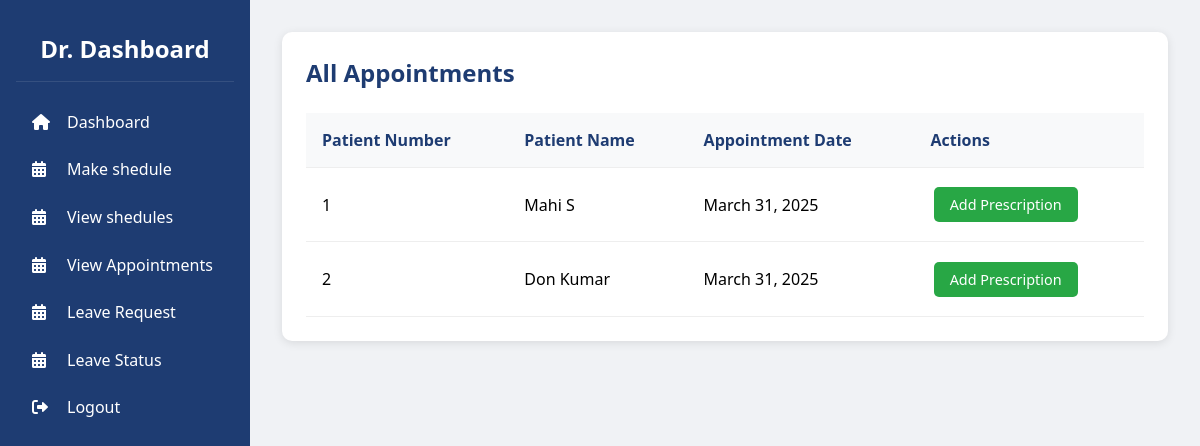
/doctor_appointments/ (signed in), run on an earlier commit of the app's database.
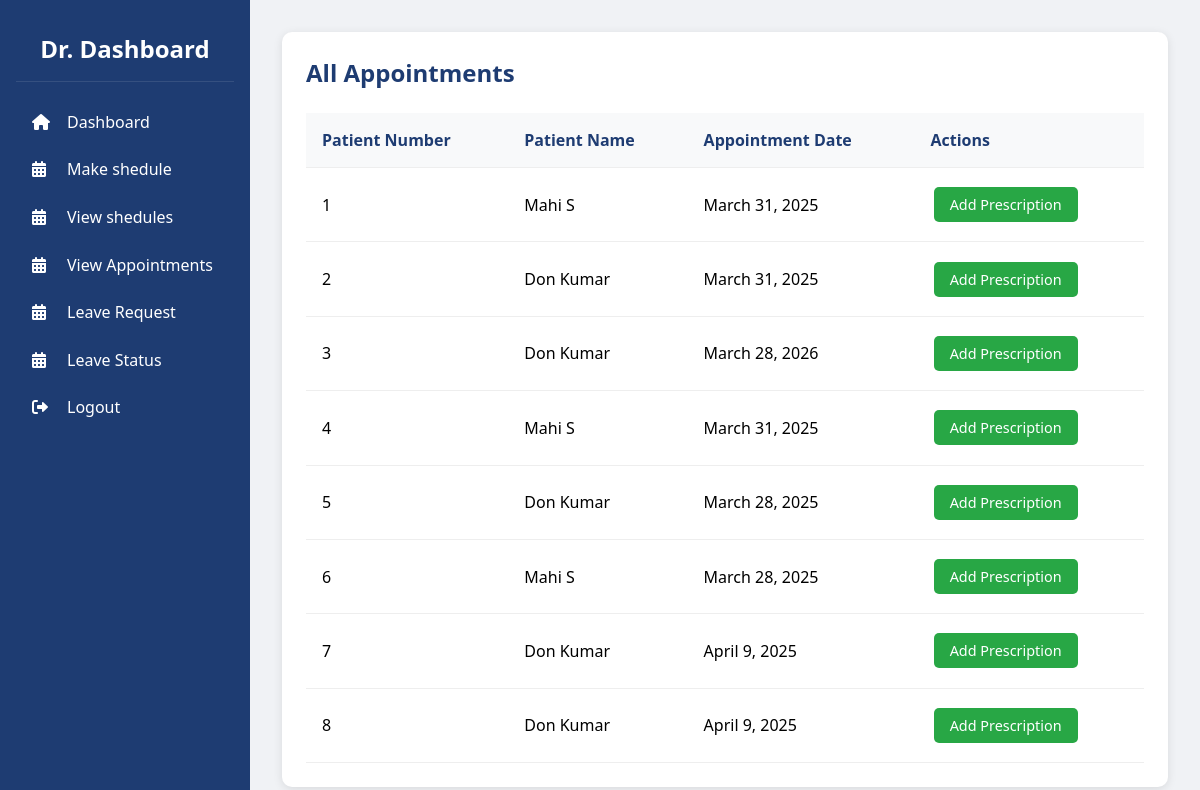
And on a later commit of the database.
### patient/models.py (models this page shows)
class Appointment_s(models.Model):
    userid = models.ForeignKey(user, on_delete=models.CASCADE, related_name='patient_appointments')
    doctorid = models.ForeignKey(user, on_delete=models.CASCADE, related_name='doctor_appointments')
    date = models.DateField()
    status = models.IntegerField()

### predict/models.py (models this page shows)
class user(models.Model):
    firstname=models.CharField(max_length=255)
    lastname=models.CharField(max_length=255)
    email=models.EmailField(unique=True)
    phone=models.CharField(max_length=12)
    password=models.CharField(max_length=20)
    role=models.CharField(max_length=20)

### doctor/views.py (the view)
# urls.py: path('doctor_appointments/', views.doctor_appointments, name='doctor_appointments'),
def doctor_appointments(request):
    user_id = request.session.get('user_id')
    if not user_id:
        return redirect('login')  # Redirect if not authenticated
    try:
        doctor = user.objects.get(id=user_id, role='1')
    except user.DoesNotExist:
        return render(request, 'error.html', {'message': 'Unauthorized access'})
    appointments = Appointment_s.objects.filter(doctorid=doctor)
    for idx, appointment in enumerate(appointments, start=1):
        appointment.patient_number = idx
    return render(request, 'doctor_appointments.html', {
    'appointments': appointments,
    'doctor_id': doctor.id,  # Ensure doctor_id is set properly
    'patient_ids': [appt.userid.id for appt in appointments]
})

### doctor/templates/doctor_appointments.html (shortened to what this page needs)
<!DOCTYPE html>
<html lang="en">
<head>
    <link rel="stylesheet" href="https://cdnjs.cloudflare.com/ajax/libs/font-awesome/6.0.0/css/all.min.css">
</head>
<body>
    <aside class="sidebar">
        <div class="sidebar-header">
            <h2>Dr. Dashboard</h2>
        </div>
        <ul class="sidebar-menu">
            <li><a href="{% url 'doctordash' %}"><i class="fas fa-home"></i>Dashboard</a></li>
            <li><a href="{% url 'shedulerdoctor' %}"><i class="fas fa-calendar-alt"></i>Make shedule</a></li>
            <li><a href="{% url 'view_shedules' %}"><i class="fas fa-calendar-alt"></i>View shedules</a></li>
            <li><a href="{% url 'doctor_appointments' %}"><i class="fas fa-calendar-alt"></i>View Appointments</a></li>
            <li><a href="{% url 'leave' %}"><i class="fas fa-calendar-alt"></i>Leave Request</a></li>
            <li><a href="{% url 'leave_status' %}"><i class="fas fa-calendar-alt"></i>Leave Status</a></li>
            <li><a href="{% url 'logout_view' %}"><i class="fas fa-sign-out-alt"></i>Logout</a></li>
        </ul>
    </aside>
    <main class="main-content">
        <div class="appointments-container">
            <h2>All Appointments</h2>
            {% if appointments %}
                <table>
                    <thead>
                        <tr>
                            <th>Patient Number</th>
                            <th>Patient Name</th>
                            <th>Appointment Date</th>
                            <th>Actions</th>
                        </tr>
                    </thead>
                    <tbody>
                        {% for appointment in appointments %}
                        <tr>
                            <td>{{ appointment.patient_number }}</td>
                            <td>{{ appointment.userid.firstname }} {{ appointment.userid.lastname }}</td>
                            <td>{{ appointment.date }}</td>
                            <td>
                                <a href="{% url 'add_presicription' doctor_id appointment.userid.id %}" class="action-button add-prescription-btn">
                                    Add Prescription
                                </a>
                            </td>
                        </tr>
                        {% endfor %}
                    </tbody>
                </table>
            {% else %}
                <div class="no-appointments">
                    <p>No appointments available.</p>
                </div>
            {% endif %}
        </div>
    </main>
</body>
</html>

What changed in the data, as far as the page shows it:
added Appointment_s: patient_number "3", userid.firstname "Don", userid.lastname "Kumar", date "March 28, 2026"
added Appointment_s: patient_number "4", userid.firstname "Mahi", userid.lastname "S", date "March 31, 2025"
added Appointment_s: patient_number "5", userid.firstname "Don", userid.lastname "Kumar", date "March 28, 2025"
added Appointment_s: patient_number "6", userid.firstname "Mahi", userid.lastname "S", date "March 28, 2025"
added Appointment_s: patient_number "7", userid.firstname "Don", userid.lastname "Kumar", date "April 9, 2025"
added Appointment_s: patient_number "8", userid.firstname "Don", userid.lastname "Kumar", date "April 9, 2025"
